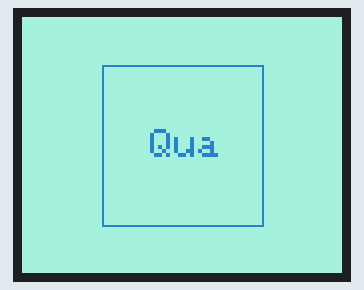
Simulated run of this sketch. Board: Arduino Uno, built with avr-gcc and run on an emulated ATmega328P. Shown: 160×128 colour display. Random numbers use the default seed unless the sketch sets one.

Above: at 0.1 s.
At 4.1 s:
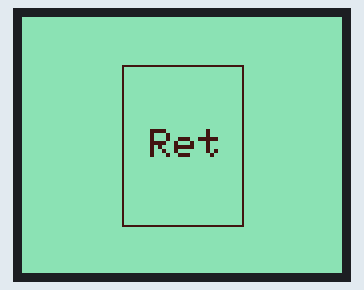
At 8.2 s:
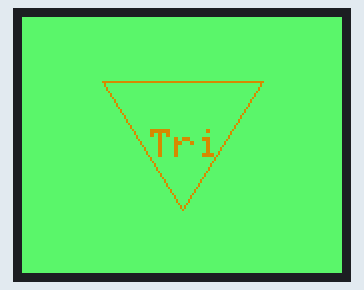
At 18.3 s:
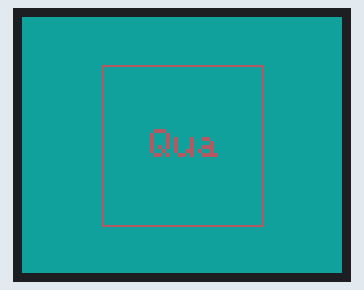
At 28.4 s:
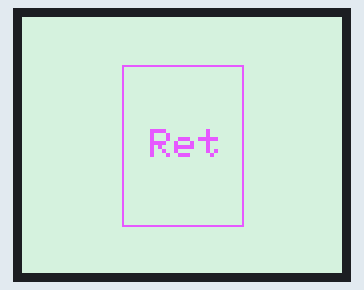
At 38.5 s:
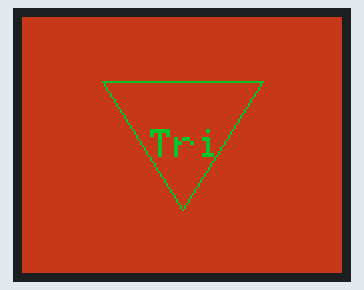

The sketch:

3.ino
```cpp
#include <TFT.h>
#include <SPI.h>

#define cs 10
#define dc 8
#define rst 9

TFT TFTscreen = TFT(cs, dc, rst);

int xPos = 0;

void drawSquare() {
  int bgColorR = map(random(0, 256), 0, 255, 0, 255);
  int bgColorG = map(random(0, 256), 0, 255, 0, 255);
  int bgColorB = map(random(0, 256), 0, 255, 0, 255);
  TFTscreen.background(bgColorR, bgColorG, bgColorB);

  int strokeColorR = map(random(0, 256), 0, 255, 0, 255);
  int strokeColorG = map(random(0, 256), 0, 255, 0, 255);
  int strokeColorB = map(random(0, 256), 0, 255, 0, 255);
  TFTscreen.stroke(strokeColorR, strokeColorG, strokeColorB);

  TFTscreen.line(40, 24, 40, 104);  // Left line
  TFTscreen.line(40, 24, 120, 24);  // Top line
  TFTscreen.line(120, 24, 120, 104);  // Right line
  TFTscreen.line(40, 104, 120, 104);  // Bottom line

  TFTscreen.setTextSize (2);
  TFTscreen.text("Qua", 64, 56);
}

void drawTriangle() {
  int bgColorR = map(random(0, 256), 0, 255, 0, 255);
  int bgColorG = map(random(0, 256), 0, 255, 0, 255);
  int bgColorB = map(random(0, 256), 0, 255, 0, 255);
  TFTscreen.background(bgColorR, bgColorG, bgColorB);

  int strokeColorR = map(random(0, 256), 0, 255, 0, 255);
  int strokeColorG = map(random(0, 256), 0, 255, 0, 255);
  int strokeColorB = map(random(0, 256), 0, 255, 0, 255);
  TFTscreen.stroke(strokeColorR, strokeColorG, strokeColorB);

  TFTscreen.line(80, 96, 40, 32);  // Left line
  TFTscreen.line(80, 96, 120, 32);  // Right line
  TFTscreen.line(40, 32, 120, 32);  // Bottom line

  TFTscreen.setTextSize (2);
  TFTscreen.text("Tri", 64, 56);
}

void drawRectangle() {
  int bgColorR = map(random(0, 256), 0, 255, 0, 255);
  int bgColorG = map(random(0, 256), 0, 255, 0, 255);
  int bgColorB = map(random(0, 256), 0, 255, 0, 255);
  TFTscreen.background(bgColorR, bgColorG, bgColorB);

  int strokeColorR = map(random(0, 256), 0, 255, 0, 255);
  int strokeColorG = map(random(0, 256), 0, 255, 0, 255);
  int strokeColorB = map(random(0, 256), 0, 255, 0, 255);
  TFTscreen.stroke(strokeColorR, strokeColorG, strokeColorB);

  TFTscreen.line(50, 24, 50, 104);  // Left line
  TFTscreen.line(50, 24, 110, 24);  // Top line
  TFTscreen.line(110, 24, 110, 104);  // Right line
  TFTscreen.line(50, 104, 110, 104);  // Bottom line

  TFTscreen.setTextSize (2);
  TFTscreen.text("Ret", 64, 56);
}

void setup() {
  Serial.begin(9600);

  TFTscreen.begin();
  TFTscreen.background(250, 16, 200);
}

void loop() {
  // Draw a square
  drawSquare();
  delay(2000);

  // Draw a triangle
  drawTriangle();
  delay(2000);

  // Draw a rectangle
  drawRectangle();
  delay(2000);
}
```

Measured:
- what the display in image 1 shows lasts 2.0 s, from 4.1 s to 6.1 s
